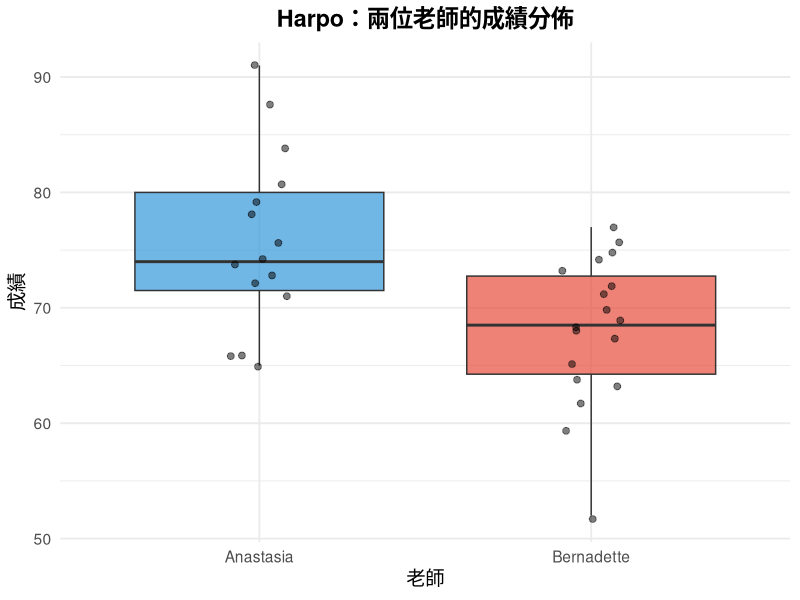
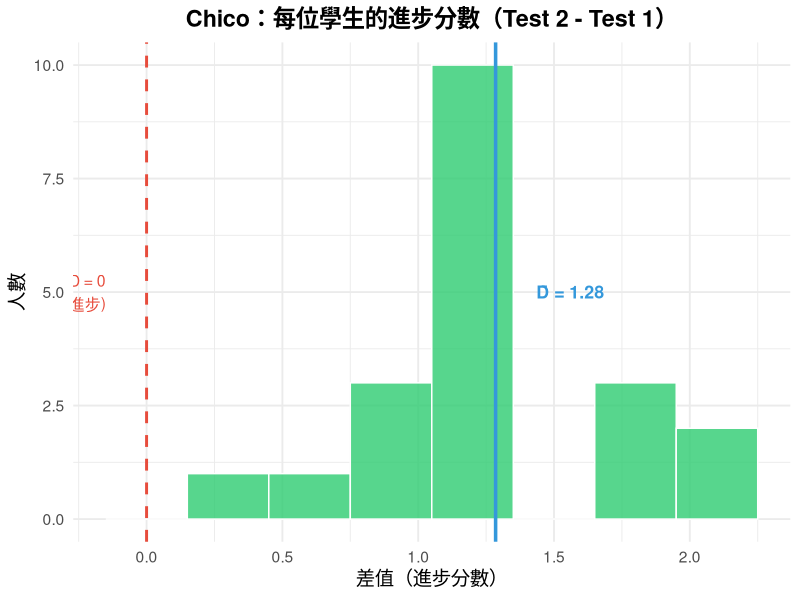
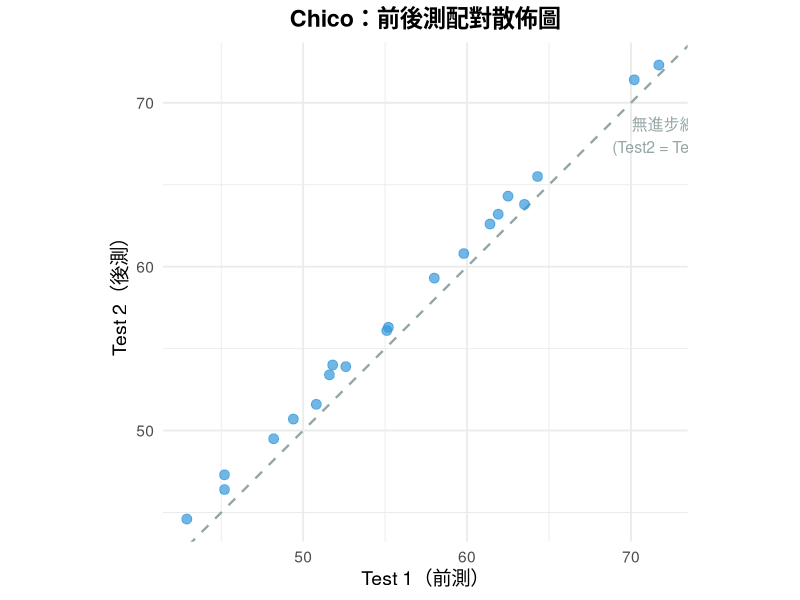

Generate these figures, in order, with R:
## ---- chunk 1
knitr::opts_chunk$set(echo = FALSE, warning = FALSE, message = FALSE,
                      fig.width = 9, fig.height = 5)
library(ggplot2)
library(dplyr)
library(tidyr)

# ===== Harpo 資料：獨立樣本 t 示範 =====
# 電子書第 11 章：Anastasia vs Bernadette 的教學效果
harpo <- data.frame(
  grade = c(65, 72, 66, 74, 73, 71, 66, 76, 78, 81, 91, 84, 79, 88, 74,
            52, 59, 64, 68, 62, 76, 71, 69, 65, 72, 70, 75, 68, 63, 73, 67, 77, 74),
  tutor = c(rep("Anastasia", 15), rep("Bernadette", 18))
)

# ===== Chico 資料：相依樣本 t 示範 =====
# 電子書第 11 章：20 位學生的前後測
chico <- data.frame(
  id = 1:20,
  grade_test1 = c(42.9, 51.8, 71.7, 51.6, 63.5, 58.0, 59.8, 50.8, 62.5, 61.9,
                  45.2, 52.6, 55.2, 48.2, 49.4, 61.4, 55.1, 45.2, 70.2, 64.3),
  grade_test2 = c(44.6, 54.0, 72.3, 53.4, 63.8, 59.3, 60.8, 51.6, 64.3, 63.2,
                  47.3, 53.9, 56.3, 49.5, 50.7, 62.6, 56.1, 46.4, 71.4, 65.5)
)
chico$diff <- chico$grade_test2 - chico$grade_test1

# 預計算 Harpo 統計量
harpo_a <- harpo %>% filter(tutor == "Anastasia")
harpo_b <- harpo %>% filter(tutor == "Bernadette")
harpo_t <- t.test(grade ~ tutor, data = harpo, var.equal = TRUE)
harpo_welch <- t.test(grade ~ tutor, data = harpo, var.equal = FALSE)
harpo_d <- (mean(harpo_a$grade) - mean(harpo_b$grade)) /
           sqrt(((nrow(harpo_a)-1)*sd(harpo_a$grade)^2 + (nrow(harpo_b)-1)*sd(harpo_b$grade)^2) /
                (nrow(harpo_a) + nrow(harpo_b) - 2))

# 預計算 Chico 統計量
chico_t <- t.test(chico$grade_test2, chico$grade_test1, paired = TRUE)
chico_d <- mean(chico$diff) / sd(chico$diff)
## ---- chunk 2
harpo_summary <- harpo %>%
  group_by(tutor) %>%
  summarise(N = n(), Mean = round(mean(grade), 2),
            SD = round(sd(grade), 2), .groups = "drop")
## ---- chunk 3
ggplot(harpo, aes(x = tutor, y = grade, fill = tutor)) +
  geom_boxplot(alpha = 0.7, outlier.shape = 16) +
  geom_jitter(width = 0.1, alpha = 0.5, size = 2) +
  scale_fill_manual(values = c("#3498db", "#e74c3c")) +
  labs(title = "Harpo：兩位老師的成績分佈",
       x = "老師", y = "成績") +
  theme_minimal(base_size = 14) +
  theme(plot.title = element_text(hjust = 0.5, face = "bold"),
        legend.position = "none")
## ---- chunk 4
# 模擬 Levene's test
levene_p <- car::leveneTest(grade ~ factor(tutor), data = harpo)$`Pr(>F)`[1]
## ---- chunk 5
chico_long <- chico %>%
  pivot_longer(cols = c(grade_test1, grade_test2),
               names_to = "test", values_to = "grade") %>%
  mutate(test = ifelse(test == "grade_test1", "Test 1", "Test 2"))
## ---- chunk 6
ggplot(chico, aes(x = diff)) +
  geom_histogram(binwidth = 0.3, fill = "#2ecc71", color = "white", alpha = 0.8) +
  geom_vline(xintercept = 0, linetype = "dashed",
             color = "#e74c3c", size = 1) +
  geom_vline(xintercept = mean(chico$diff), linetype = "solid",
             color = "#3498db", size = 1.2) +
  annotate("text", x = 0 - 0.15, y = 5,
           label = "D = 0\n(無進步)",
           color = "#e74c3c", size = 4, hjust = 1) +
  annotate("text", x = mean(chico$diff) + 0.15, y = 5,
           label = sprintf("D̄ = %.2f", mean(chico$diff)),
           color = "#3498db", size = 4.5, fontface = "bold", hjust = 0) +
  labs(title = "Chico：每位學生的進步分數（Test 2 - Test 1）",
       x = "差值（進步分數）", y = "人數") +
  theme_minimal(base_size = 14) +
  theme(plot.title = element_text(hjust = 0.5, face = "bold"))
## ---- chunk 7
ggplot(chico, aes(x = grade_test1, y = grade_test2)) +
  geom_abline(intercept = 0, slope = 1, linetype = "dashed",
              color = "#95a5a6", size = 0.8) +
  geom_point(size = 3, color = "#3498db", alpha = 0.7) +
  annotate("text", x = 72, y = 68,
           label = "無進步線\n(Test2 = Test1)",
           color = "#95a5a6", size = 4) +
  labs(title = "Chico：前後測配對散佈圖",
       x = "Test 1（前測）", y = "Test 2（後測）") +
  coord_equal() +
  theme_minimal(base_size = 14) +
  theme(plot.title = element_text(hjust = 0.5, face = "bold"))
